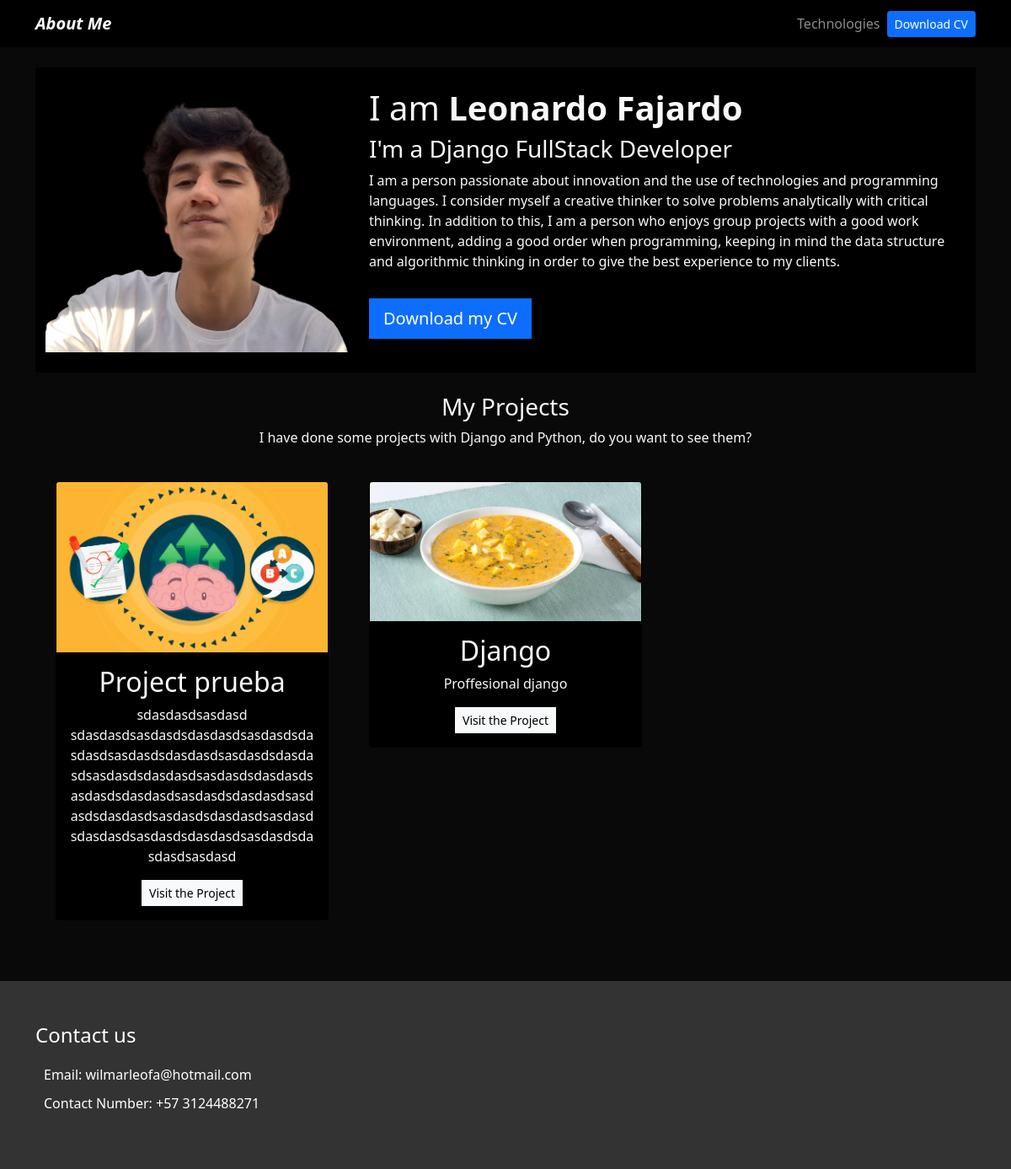
The page / on the database its author committed.
### portfolio/models.py (models this page shows, shortened)
class Project(models.Model):
    title = CharField(max_length=100)
    description = CharField(max_length=250)
    image = ImageField(upload_to="portfolio/images")
    url = URLField(blank=True)
    date = DateField(default=date.today)

### portfolio/views.py (the view)
# urls.py: 2. Add a URL to urlpatterns:  path('', views.home, name='home')
def home(request):
    projects = Project.objects.all()
    return render(request, "home.html", {"projects": projects})

### portfolio/templates/home.html
{% extends 'layout.html' %}
{% block content %}
{% load static %}
<header class="row bg-black">
  <div class="col-md-4">
    <img src="{% static 'portfolio/profile.png' %}" width="450"/>
  </div>
  <div class="col-md-8 my-auto p-4">
    <h1>I am <strong>Leonardo Fajardo</strong></h1>
    <h3>I'm a Django FullStack Developer</h3>
    <p>I am a person passionate about innovation and the use of technologies and programming languages. I consider myself a creative thinker to solve problems analytically with critical thinking. In addition to this, I am a person who enjoys group projects with a good work environment, adding a good order when programming, keeping in mind the data structure and algorithmic thinking in order to give the best experience to my clients.</p>
    <a class="btn btn-primary btn-lg rounded-0 my-3" href="{% static 'portfolio/cv.pdf' %}">Download my CV</a>
  </div>
</header>
<div class="row my-4 text-center">
  <h3>My Projects</h3>
  <p>I have done some projects with Django and Python, do you want to see them?</p>
  {% for project in projects %}
  <div class="col-md-4 p-4">
    <div class="card bg-black card-project">
      <img src="{{project.image.url }}" class="card-img-top" />
      <div class="card-body">
        <h2>{{ project.title }}</h2>
        <p>{{ project.description }}</p>
        {% if project.url %}
        <a href="{{project.url}}" class="btn btn-light rounded-0 btn-sm" target="__blank" rel="noreferrer">Visit the
          Project</a>
        {% endif %}
      </div>
    </div>
  </div>
  {% endfor %}
</div>
{% endblock %}

### portfolio/static/main.css (style rules this page uses)
body { background: #090909; }
.bg-black { background: #000; }

### rows shown on the page
Project: image (picture), title "Project prueba", description "sdasdasdsasdasd sdasdasdsasdasdsdasdasdsasdasdsdasdasdsasdasdsdasdasdsasdasdsdasdasdsasdasdsdasdasdsasdasdsdasdasdsasdasdsdasdasdsasdasdsdasdasdsasdasdsdasdasdsasdasdsdasdasdsasdasdsdasdasdsasdasdsdasdasdsasdasdsdasdasdsasdasd"
Project: image (picture), title "Django", description "Proffesional django"
